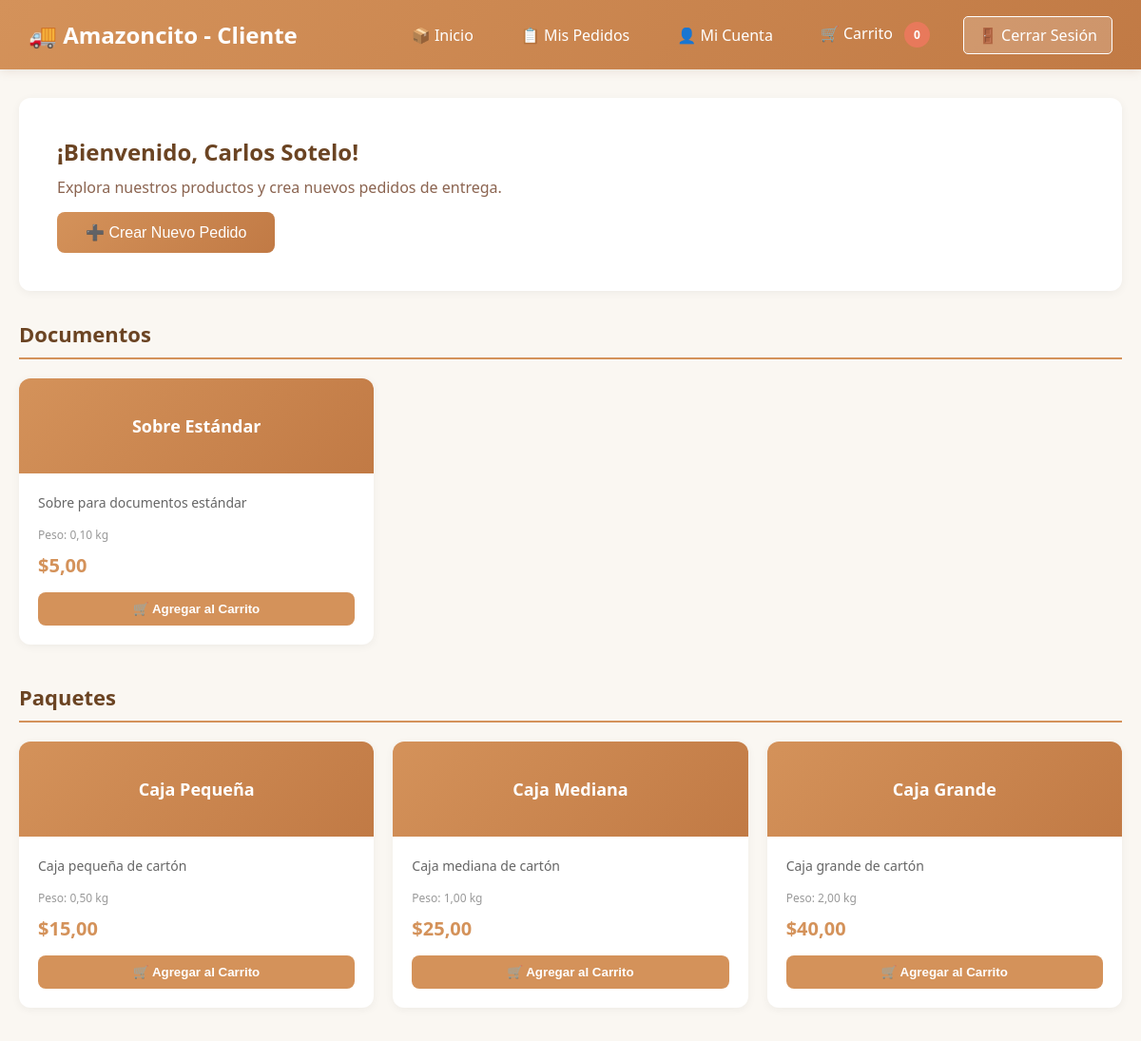
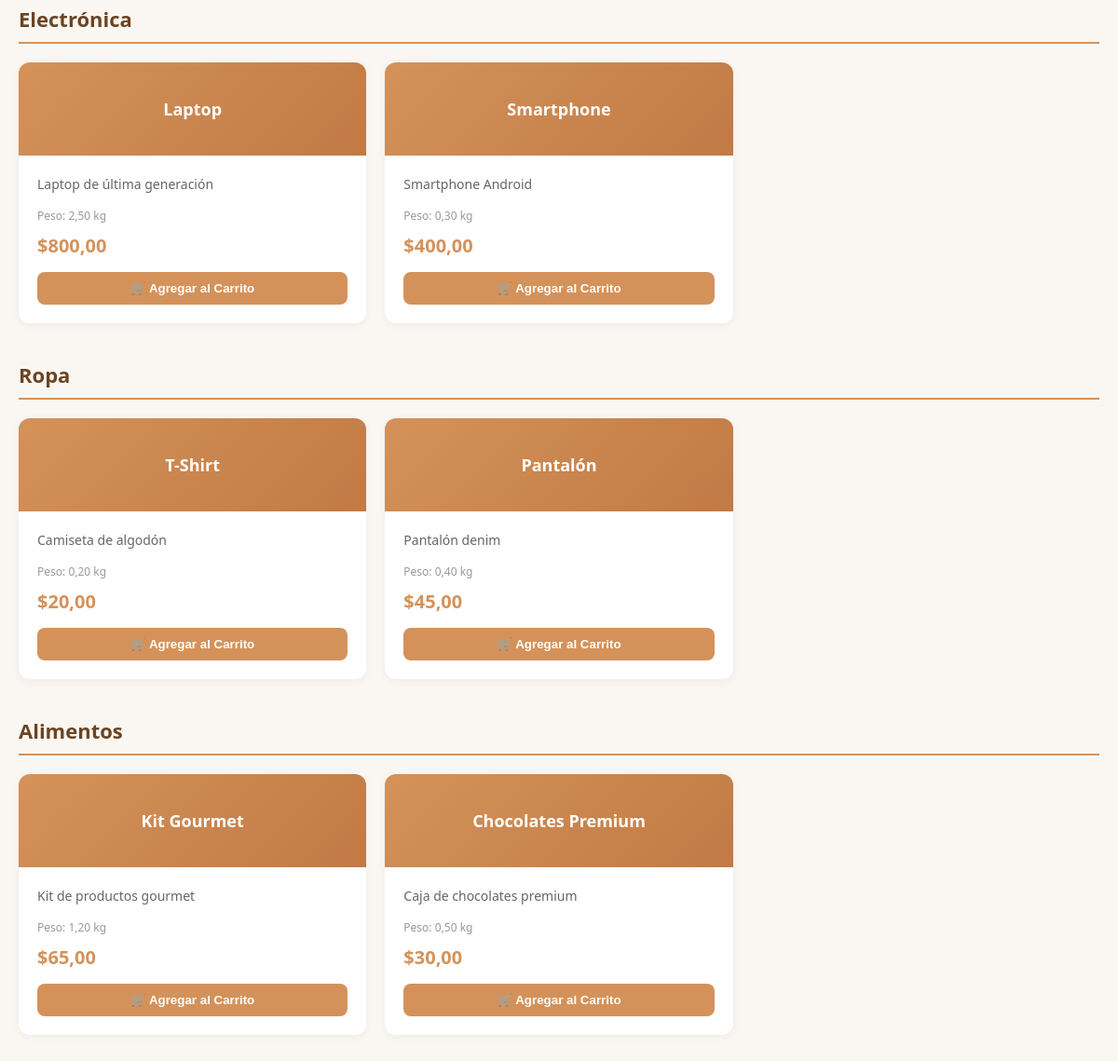
Page /client/dashboard/ (signed in) on the committed database (2 pictures, top to bottom).
### amazoncito/models.py (models this page shows, shortened)
class Product(models.Model):
    category = models.ForeignKey(Category, on_delete=models.CASCADE, related_name='products')
    name = models.CharField(max_length=255)
    description = models.TextField()
    price = models.DecimalField(max_digits=10, decimal_places=2)
    weight = models.DecimalField(max_digits=10, decimal_places=2)

class Category(models.Model):
    name = models.CharField(max_length=100, unique=True)
    description = models.TextField(blank=True)
    class Meta:
        verbose_name_plural = "Categories"

### amazoncito/views.py (the view)
# urls.py: path('client/dashboard/', views.client_dashboard, name='client_dashboard'),
@login_required(login_url='login')
def client_dashboard(request):
    try:
        profile = request.user.userprofile
        if profile.role != 'cliente':
            return redirect('admin_dashboard')
    except:
        return redirect('login')
    categories = Category.objects.all()
    products_by_category = {}
    for category in categories:
        products_by_category[category.name] = list(category.products.all())
    notifications = NotificationMessage.objects.filter(user=request.user, is_read=False)
    context = {
        'categories': categories,
        'products_by_category': products_by_category,
        'notifications': notifications,
    }
    return render(request, 'client/dashboard.html', context)

### amazoncito/templates/client/dashboard.html (shortened to what this page needs)
<!DOCTYPE html>
<html lang="es">
<head>
</head>
<body>
    <nav>
        <h1>🚚 Amazoncito - Cliente</h1>
        <div class="nav-links">
            <a href="{% url 'client_dashboard' %}">📦 Inicio</a>
            <a href="{% url 'client_orders' %}">📋 Mis Pedidos</a>
            <a href="{% url 'client_account' %}">👤 Mi Cuenta</a>
            <a href="{% url 'create_order' %}" id="cartLink">🛒 Carrito <span class="cart-badge" id="cartCount">0</span></a>
            <a href="{% url 'logout' %}" class="logout-btn">🚪 Cerrar Sesión</a>
        </div>
    </nav>
    <div class="container">
        <div class="welcome-section">
            <h2>¡Bienvenido, {{ user.username }}!</h2>
            <p>Explora nuestros productos y crea nuevos pedidos de entrega.</p>
            <a href="{% url 'create_order' %}"><button class="create-order-btn">➕ Crear Nuevo Pedido</button></a>
        </div>
        <div class="categories-section">
            {% for category, products in products_by_category.items %}
                <div class="category">
                    <h3>{{ category }}</h3>
                    <div class="products-grid">
                        {% for product in products %}
                            <div class="product-card">
                                <div class="product-header">
                                    <h4>{{ product.name }}</h4>
                                </div>
                                <div class="product-body">
                                    <p>{{ product.description }}</p>
                                    <div class="product-weight">Peso: {{ product.weight }} kg</div>
                                    <div class="product-price">${{ product.price }}</div>
                                    <button class="add-to-cart-btn" onclick="selectProduct({{ product.id }}, '{{ product.name }}', {{ product.price }})">
                                        🛒 Agregar al Carrito
                                    </button>
                                </div>
                            </div>
                        {% endfor %}
                    </div>
                </div>
            {% endfor %}
        </div>
    </div>
</body>
</html>

### amazoncito/templates/client/dashboard.html (style rules this page uses)
* { margin: 0; padding: 0; box-sizing: border-box; }
body { font-family: 'Segoe UI', Tahoma, Geneva, Verdana, sans-serif; background-color: #faf7f2; }
nav { background: linear-gradient(135deg, #d4925a 0%, #c17a45 100%); color: white; padding: 15px 30px; display: flex; justify-content: space-between; align-items: center; box-shadow: 0 2px 10px rgba(139, 100, 73, 0.15); position: sticky; top: 0; z-index: 100; }
nav h1 { font-size: 24px; }
.nav-links { display: flex; gap: 20px; align-items: center; }
.nav-links a { color: white; text-decoration: none; padding: 8px 15px; border-radius: 5px; transition: all 0.3s ease; font-weight: 500; }
.logout-btn { background: rgba(255, 255, 255, 0.2); border: 1px solid white; }
.container { max-width: 1200px; margin: 0 auto; padding: 30px 20px; }
.welcome-section { background: white; padding: 40px; border-radius: 12px; margin-bottom: 30px; box-shadow: 0 2px 10px rgba(0, 0, 0, 0.05); }
.welcome-section h2 { color: #6b4423; margin-bottom: 10px; }
.welcome-section p { color: #8b6450; }
.create-order-btn { background: linear-gradient(135deg, #d4925a 0%, #c17a45 100%); color: white; padding: 12px 30px; border: none; border-radius: 8px; cursor: pointer; font-size: 16px; margin-top: 15px; transition: all 0.3s ease; }
.categories-section { margin-bottom: 30px; }
.category { margin-bottom: 40px; }
.category h3 { color: #6b4423; margin-bottom: 20px; padding-bottom: 10px; border-bottom: 2px solid #d4925a; font-size: 22px; }
.products-grid { display: grid; grid-template-columns: repeat(auto-fill, minmax(280px, 1fr)); gap: 20px; }
.product-card { background: white; border-radius: 12px; overflow: hidden; box-shadow: 0 2px 10px rgba(0, 0, 0, 0.05); transition: all 0.3s ease; cursor: pointer; }
.product-header { background: linear-gradient(135deg, #d4925a 0%, #c17a45 100%); color: white; padding: 20px; min-height: 100px; display: flex; align-items: center; justify-content: center; text-align: center; }
.product-header h4 { font-size: 18px; }
.product-body { padding: 20px; }
.product-body p { color: #666; font-size: 14px; line-height: 1.5; margin-bottom: 15px; }
.product-price { font-size: 20px; font-weight: bold; color: #d4925a; margin-bottom: 15px; }
.product-weight { color: #999; font-size: 12px; margin-bottom: 10px; }
.add-to-cart-btn { background: #d4925a; color: white; padding: 10px; border: none; border-radius: 8px; cursor: pointer; width: 100%; font-weight: 600; transition: all 0.3s ease; }
.cart-badge { display: inline-block; background: #e8795b; color: white; padding: 5px 10px; border-radius: 20px; font-size: 12px; margin-left: 8px; font-weight: 600; }

### rows in the picture
Product: name "Documentos", name "Sobre Estándar", description "Sobre para documentos estándar", weight "0,10", price "5,00"
Product: name "Paquetes", name "Caja Pequeña", description "Caja pequeña de cartón", weight "0,50", price "15,00"
Product: name "Caja Mediana", description "Caja mediana de cartón", weight "1,00", price "25,00"
Product: name "Caja Grande", description "Caja grande de cartón", weight "2,00", price "40,00"
Product: name "Electrónica", name "Laptop", description "Laptop de última generación", weight "2,50", price "800,00"
Product: name "Smartphone", description "Smartphone Android", weight "0,30", price "400,00"
Product: name "Ropa", name "T-Shirt", description "Camiseta de algodón", weight "0,20", price "20,00"
Product: name "Pantalón", description "Pantalón denim", weight "0,40", price "45,00"
Product: name "Alimentos", name "Kit Gourmet", description "Kit de productos gourmet", weight "1,20", price "65,00"
Product: name "Chocolates Premium", description "Caja de chocolates premium", weight "0,50", price "30,00"

### other values in the picture
{{ user.username }} "Carlos Sotelo"
